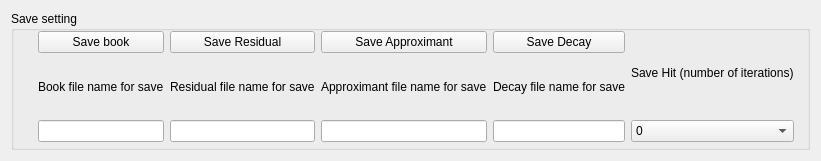
        <widget class="QWidget" name="verticalLayout_4" >
         <property name="geometry" >
          <rect>
           <x>20</x>
           <y>290</y>
           <width>821</width>
           <height>161</height>
          </rect>
         </property>
         <layout class="QVBoxLayout" >
          <item>
           <widget class="QGroupBox" name="groupBox_6" >
            <property name="title" >
             <string>Save setting</string>
            </property>
            <widget class="QWidget" name="horizontalLayout_4" >
             <property name="geometry" >
              <rect>
               <x>0</x>
               <y>20</y>
               <width>811</width>
               <height>111</height>
              </rect>
             </property>
             <layout class="QHBoxLayout" >
              <item>
               <spacer>
                <property name="orientation" >
                 <enum>Qt::Horizontal</enum>
                </property>
                <property name="sizeHint" >
                 <size>
                  <width>40</width>
                  <height>20</height>
                 </size>
                </property>
               </spacer>
              </item>
              <item>
               <layout class="QVBoxLayout" >
                <item>
                 <widget class="QPushButton" name="pushButtonSaveBook" >
                  <property name="toolTip" >
                   <string/>
                  </property>
                  <property name="text" >
                   <string>Save book</string>
                  </property>
                 </widget>
                </item>
                <item>
                 <widget class="QLabel" name="label_3" >
                  <property name="text" >
                   <string>Book file name for save</string>
                  </property>
                 </widget>
                </item>
                <item>
                 <widget class="QLineEdit" name="lineEditSaveBook" />
                </item>
               </layout>
              </item>
              <item>
               <layout class="QVBoxLayout" >
                <item>
                 <widget class="QPushButton" name="pushButtonSaveResidual" >
                  <property name="text" >
                   <string>Save Residual</string>
                  </property>
                 </widget>
                </item>
                <item>
                 <widget class="QLabel" name="label_4" >
                  <property name="text" >
                   <string>Residual file name for save</string>
                  </property>
                 </widget>
                </item>
                <item>
                 <widget class="QLineEdit" name="lineEditSaveResidual" />
                </item>
               </layout>
              </item>
              <item>
               <layout class="QVBoxLayout" >
                <item>
                 <widget class="QPushButton" name="pushButtonSaveApprox" >
                  <property name="text" >
                   <string>Save Approximant</string>
                  </property>
                 </widget>
                </item>
                <item>
                 <widget class="QLabel" name="label_6" >
                  <property name="text" >
                   <string>Approximant file name for save</string>
                  </property>
                 </widget>
                </item>
                <item>
                 <widget class="QLineEdit" name="lineEditSaveApproximant" />
                </item>
               </layout>
              </item>
              <item>
               <layout class="QVBoxLayout" >
                <item>
                 <widget class="QPushButton" name="pushButtonSaveDecay" >
                  <property name="text" >
                   <string>Save Decay</string>
                  </property>
                 </widget>
                </item>
                <item>
                 <widget class="QLabel" name="label_5" >
                  <property name="text" >
                   <string>Decay file name for save</string>
                  </property>
                 </widget>
                </item>
                <item>
                 <widget class="QLineEdit" name="lineEditSaveDecay" />
                </item>
               </layout>
              </item>
              <item>
               <layout class="QVBoxLayout" >
                <item>
                 <widget class="QLabel" name="labelsavehit" >
                  <property name="text" >
                   <string>Save Hit (number of iterations)</string>
                  </property>
                 </widget>
                </item>
                <item>
                 <widget class="QComboBox" name="comboBoxNumIterSavehit" >
                  <item>
                   <property name="text" >
                    <string>0</string>
                   </property>
                  </item>
                  <item>
                   <property name="text" >
                    <string>1</string>
                   </property>
                  </item>
                  <item>
                   <property name="text" >
                    <string>2</string>
                   </property>
                  </item>
                  <item>
                   <property name="text" >
                    <string>5</string>
                   </property>
                  </item>
                  <item>
                   <property name="text" >
                    <string>10</string>
                   </property>
                  </item>
                  <item>
                   <property name="text" >
                    <string>20</string>
                   </property>
                  </item>
                  <item>
                   <property name="text" >
                    <string>50</string>
                   </property>
                  </item>
                  <item>
                   <property name="text" >
                    <string>100</string>
                   </property>
                  </item>
                  <item>
                   <property name="text" >
                    <string>200</string>
                   </property>
                  </item>
                  <item>
                   <property name="text" >
                    <string>500</string>
                   </property>
                  </item>
                  <item>
                   <property name="text" >
                    <string>1000</string>
                   </property>
                  </item>
                  <item>
                   <property name="text" >
                    <string>5000</string>
                   </property>
                  </item>
                  <item>
                   <property name="text" >
                    <string>10000</string>
                   </property>
                  </item>
                  <item>
                   <property name="text" >
                    <string>50000</string>
                   </property>
                  </item>
                  <item>
                   <property name="text" >
                    <string>100000</string>
                   </property>
                  </item>
                 </widget>
                </item>
               </layout>
              </item>
              <item>
               <spacer>
                <property name="orientation" >
                 <enum>Qt::Horizontal</enum>
                </property>
                <property name="sizeHint" >
                 <size>
                  <width>40</width>
                  <height>20</height>
                 </size>
                </property>
               </spacer>
              </item>
             </layout>
            </widget>
           </widget>
          </item>
         </layout>
        </widget>
